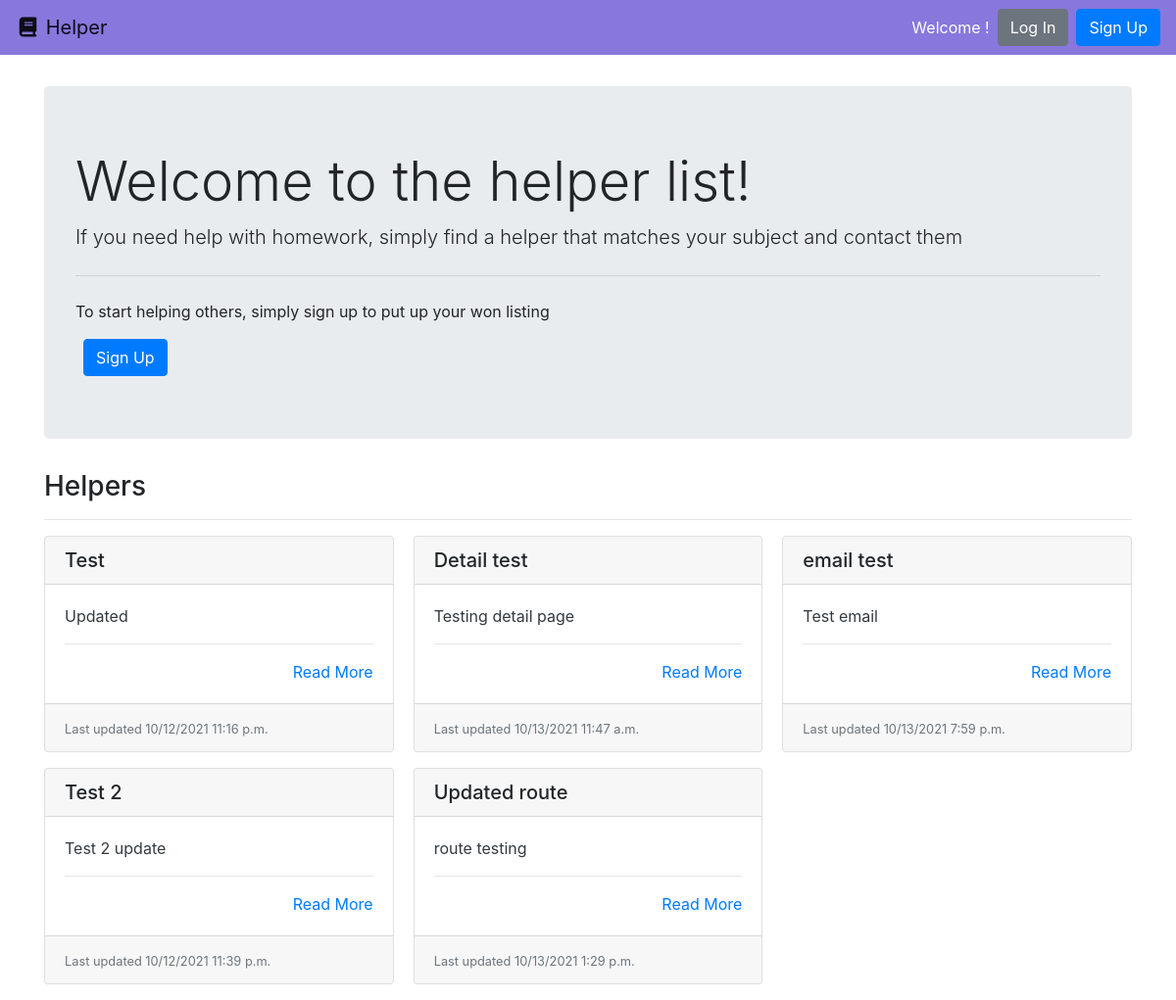
The app's page /, older data.
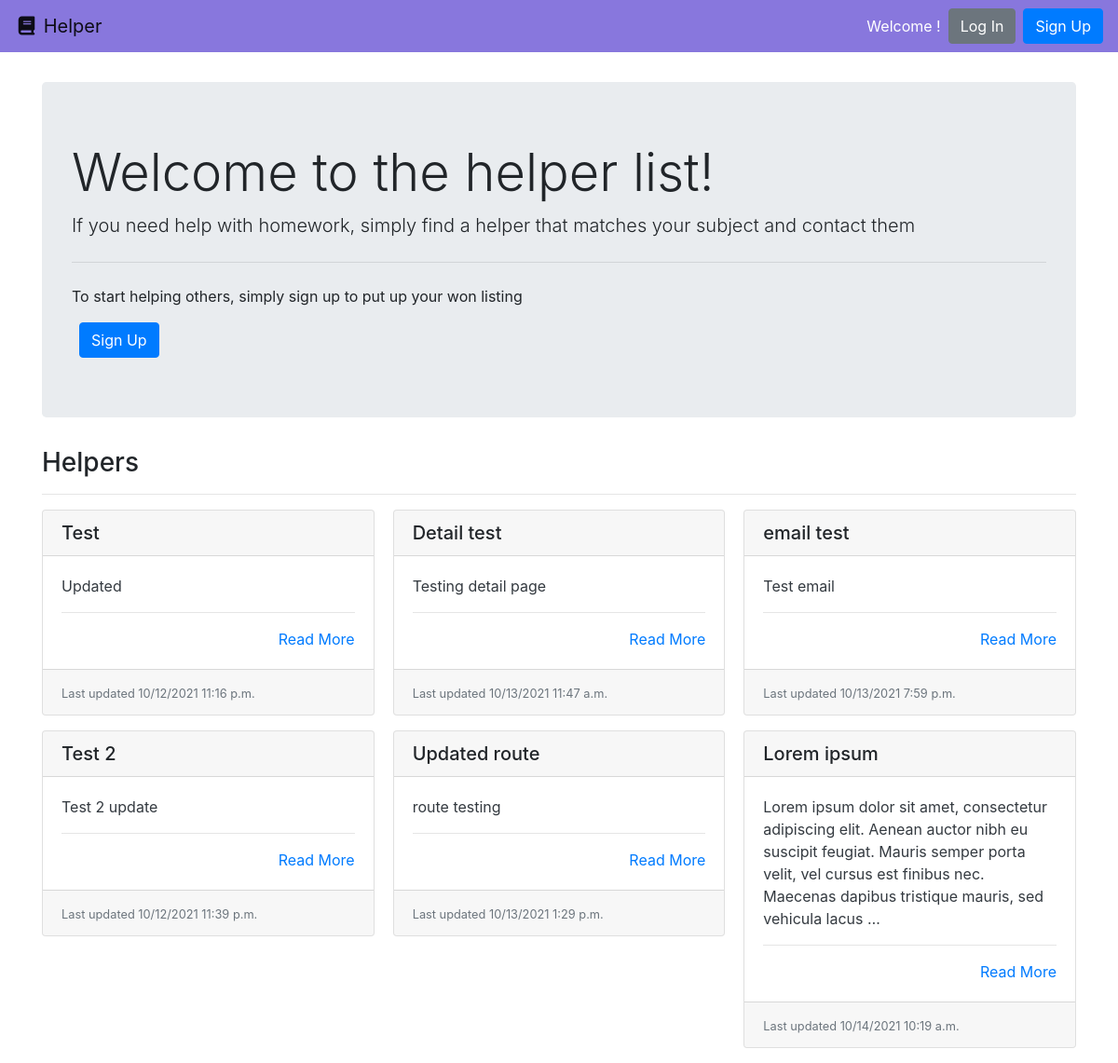
The same page, newer data.
### list/models.py (models this page shows, shortened)
class Listing(models.Model):
    title = models.CharField(max_length=120)
    email = models.EmailField(max_length=254, blank=True)
    created = models.DateTimeField(auto_now_add=True,
                                   help_text="The date and time this page was created. Automatically generated when the model saves.")
    summary = models.TextField()
    slug = models.CharField(max_length=settings.POST_TITLE_MAX_LENGTH, blank=True, editable=False,
                            help_text="Unique URL path to access this page. Generated by the system.")

### list/views.py (the view)
# urls.py: path('', HelperListView.as_view(), name='listing-page'),
class HelperListView(ListView):
    model = Listing
    def get(self, request):
        lists = self.get_queryset().all()
        return render(request, 'list.html', {
          'lists': lists
        })

### list/templates/list.html
{% extends "base.html" %}
{% block content %}
  <div class="jumbotron">
    <h1 class="display-4">Welcome to the helper list!</h1>
    <p class="lead">If you need help with homework, simply find a helper that matches your subject and contact them</p>
    <hr class="my-4">
    {% if not user.is_authenticated %}
      <p>To start helping others, simply sign up to put up your won listing</p>
      <a href="{% url 'signup' %}" class="btn btn-primary ml-2">Sign Up</a>
    {% endif %}
  </div>
  <h3>Helpers </h3>
  <hr>
  {% if lists %}
    <div class="card-columns">
      {% for list in lists %}
        {% include "partials/card.html" %}
      {% endfor %}
    </div>
  {% else %}
    <div class="alert alert-primary" role="alert">No helpers to display.</div>
  {% endif %}
{% endblock %}

### list/templates/partials/card.html
<div class="card mb-3">
    <h5 class="card-header ">{{ list.title }}</h5>
    <div class="card-body border-dark">
      <p class="card-text text-dark">
        {{ list.summary|truncatewords_html:30 }}
        <hr>
        <div class="text-right"><a href="{% url 'helper-detail' list.slug %}" title="Read More">Read More</a></div>
    </div>
    <div class="card-footer">
      <small class="text-muted">Last updated {{ list.created|date:"SHORT_DATETIME_FORMAT" }}</small>
    </div>
  </div>

Row changes from the older to the newer data that the page shows:
added Listing: title "Lorem ipsum", summary "Lorem ipsum dolor sit amet, consectetur adipiscing elit. Aenean auctor nibh eu suscipit feugiat. Mauris semper porta velit, vel cursus est finibus nec. Maecenas dapibus tristique mauris, sed vehicula lacus …", created "10/14/2021 10:19 a.m."
